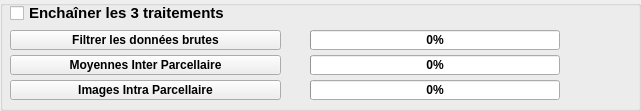
  <widget class="QGroupBox" name="groupBoxTroisActions">
   <property name="geometry">
    <rect>
     <x>0</x>
     <y>740</y>
     <width>641</width>
     <height>111</height>
    </rect>
   </property>
   <property name="font">
    <font>
     <pointsize>1</pointsize>
     <weight>75</weight>
     <bold>true</bold>
     <kerning>true</kerning>
    </font>
   </property>
   <property name="title">
    <string/>
   </property>
   <property name="checkable">
    <bool>false</bool>
   </property>
   <property name="checked">
    <bool>false</bool>
   </property>
   <widget class="QProgressBar" name="progressBar">
    <property name="geometry">
     <rect>
      <x>310</x>
      <y>30</y>
      <width>250</width>
      <height>20</height>
     </rect>
    </property>
    <property name="font">
     <font>
      <pointsize>9</pointsize>
     </font>
    </property>
    <property name="toolTip">
     <string>&lt;html&gt;&lt;head/&gt;&lt;body&gt;&lt;p&gt;&lt;span style=&quot; font-size:8pt;&quot;&gt;Etat d'avancement du dernier calcul et filtrage des données brutes&lt;/span&gt;&lt;/p&gt;&lt;/body&gt;&lt;/html&gt;</string>
    </property>
    <property name="value">
     <number>0</number>
    </property>
   </widget>
   <widget class="QPushButton" name="ButtonInter">
    <property name="geometry">
     <rect>
      <x>10</x>
      <y>55</y>
      <width>271</width>
      <height>20</height>
     </rect>
    </property>
    <property name="palette">
     <palette>
      <active>
       <colorrole role="WindowText">
        <brush brushstyle="SolidPattern">
         <color alpha="255">
          <red>0</red>
          <green>85</green>
          <blue>255</blue>
         </color>
        </brush>
       </colorrole>
      </active>
      <inactive>
       <colorrole role="WindowText">
        <brush brushstyle="SolidPattern">
         <color alpha="255">
          <red>0</red>
          <green>85</green>
          <blue>255</blue>
         </color>
        </brush>
       </colorrole>
      </inactive>
      <disabled>
       <colorrole role="WindowText">
        <brush brushstyle="SolidPattern">
         <color alpha="255">
          <red>143</red>
          <green>146</green>
          <blue>147</blue>
         </color>
        </brush>
       </colorrole>
      </disabled>
     </palette>
    </property>
    <property name="font">
     <font>
      <pointsize>9</pointsize>
      <weight>75</weight>
      <bold>true</bold>
     </font>
    </property>
    <property name="toolTip">
     <string>&lt;html&gt;&lt;head/&gt;&lt;body&gt;&lt;p&gt;Déclenchez le calcul de moyenne Inter parcellaire pour le contour et le jeu de données choisis.&lt;/p&gt;&lt;/body&gt;&lt;/html&gt;</string>
    </property>
    <property name="autoFillBackground">
     <bool>true</bool>
    </property>
    <property name="text">
     <string>Moyennes Inter Parcellaire</string>
    </property>
   </widget>
   <widget class="QPushButton" name="ButtonIntra">
    <property name="enabled">
     <bool>true</bool>
    </property>
    <property name="geometry">
     <rect>
      <x>10</x>
      <y>80</y>
      <width>271</width>
      <height>20</height>
     </rect>
    </property>
    <property name="sizePolicy">
     <sizepolicy hsizetype="Minimum" vsizetype="Fixed">
      <horstretch>0</horstretch>
      <verstretch>0</verstretch>
     </sizepolicy>
    </property>
    <property name="palette">
     <palette>
      <active>
       <colorrole role="WindowText">
        <brush brushstyle="SolidPattern">
         <color alpha="255">
          <red>0</red>
          <green>85</green>
          <blue>255</blue>
         </color>
        </brush>
       </colorrole>
      </active>
      <inactive>
       <colorrole role="WindowText">
        <brush brushstyle="SolidPattern">
         <color alpha="255">
          <red>0</red>
          <green>85</green>
          <blue>255</blue>
         </color>
        </brush>
       </colorrole>
      </inactive>
      <disabled>
       <colorrole role="WindowText">
        <brush brushstyle="SolidPattern">
         <color alpha="255">
          <red>143</red>
          <green>146</green>
          <blue>147</blue>
         </color>
        </brush>
       </colorrole>
      </disabled>
     </palette>
    </property>
    <property name="font">
     <font>
      <pointsize>9</pointsize>
      <weight>75</weight>
      <bold>true</bold>
     </font>
    </property>
    <property name="toolTip">
     <string>&lt;html&gt;&lt;head/&gt;&lt;body&gt;&lt;p&gt;Déclenchez le calcul d'interpolation Intra parcellaire pour le (ou les) champ(s) à interpoler que vous avez choisi(s).&lt;/p&gt;&lt;/body&gt;&lt;/html&gt;</string>
    </property>
    <property name="autoFillBackground">
     <bool>true</bool>
    </property>
    <property name="text">
     <string>Images Intra Parcellaire</string>
    </property>
   </widget>
   <widget class="QPushButton" name="ButtonFiltrer">
    <property name="enabled">
     <bool>true</bool>
    </property>
    <property name="geometry">
     <rect>
      <x>10</x>
      <y>30</y>
      <width>271</width>
      <height>20</height>
     </rect>
    </property>
    <property name="font">
     <font>
      <pointsize>9</pointsize>
      <weight>75</weight>
      <bold>true</bold>
     </font>
    </property>
    <property name="mouseTracking">
     <bool>false</bool>
    </property>
    <property name="toolTip">
     <string>&lt;html&gt;&lt;head/&gt;&lt;body&gt;&lt;p&gt;Vous lancez un traitement des données brutes.&lt;/p&gt;&lt;/body&gt;&lt;/html&gt;</string>
    </property>
    <property name="whatsThis">
     <string/>
    </property>
    <property name="text">
     <string>Filtrer les données brutes</string>
    </property>
   </widget>
   <widget class="QProgressBar" name="progressBarInter">
    <property name="geometry">
     <rect>
      <x>310</x>
      <y>55</y>
      <width>250</width>
      <height>20</height>
     </rect>
    </property>
    <property name="font">
     <font>
      <pointsize>9</pointsize>
     </font>
    </property>
    <property name="toolTip">
     <string>&lt;html&gt;&lt;head/&gt;&lt;body&gt;&lt;p&gt;&lt;span style=&quot; font-size:8pt;&quot;&gt;Etat d'avancement du dernier calcul et filtrage des données brutes&lt;/span&gt;&lt;/p&gt;&lt;/body&gt;&lt;/html&gt;</string>
    </property>
    <property name="value">
     <number>0</number>
    </property>
   </widget>
   <widget class="QProgressBar" name="progressBarIntra">
    <property name="geometry">
     <rect>
      <x>310</x>
      <y>80</y>
      <width>250</width>
      <height>20</height>
     </rect>
    </property>
    <property name="sizePolicy">
     <sizepolicy hsizetype="Minimum" vsizetype="Fixed">
      <horstretch>0</horstretch>
      <verstretch>0</verstretch>
     </sizepolicy>
    </property>
    <property name="font">
     <font>
      <pointsize>9</pointsize>
     </font>
    </property>
    <property name="toolTip">
     <string>&lt;html&gt;&lt;head/&gt;&lt;body&gt;&lt;p&gt;&lt;span style=&quot; font-size:8pt;&quot;&gt;Etat d'avancement du dernier calcul Inter ou Intra&lt;/span&gt;&lt;/p&gt;&lt;/body&gt;&lt;/html&gt;</string>
    </property>
    <property name="value">
     <number>0</number>
    </property>
   </widget>
   <widget class="QCheckBox" name="checkBoxTroisActions">
    <property name="geometry">
     <rect>
      <x>10</x>
      <y>0</y>
      <width>311</width>
      <height>26</height>
     </rect>
    </property>
    <property name="font">
     <font>
      <pointsize>11</pointsize>
      <weight>75</weight>
      <bold>true</bold>
     </font>
    </property>
    <property name="toolTip">
     <string/>
    </property>
    <property name="text">
     <string>Enchaîner les 3 traitements</string>
    </property>
   </widget>
  </widget>
